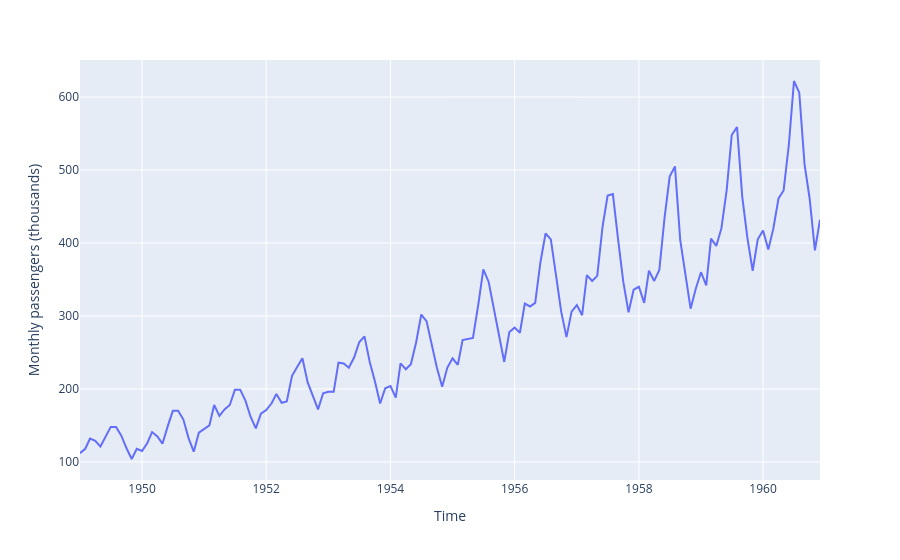

The notebook cell saved with this chart:
### Code cell
import plotly.express as px

#fig = px.line(airline, x="index", y="lifeExp", title='Life expectancy in Canada')
fig = px.line(
    airline,
    labels={
        "value": "Monthly passengers (thousands)",
        "index": "Time",
        },
    )
fig.update_layout(showlegend=False)
fig.show()

### Figure 1 — Plotly figure (JSON) as saved in the notebook; plotly's stock layout.template omitted (floating-point values rounded to 4 significant figures; data arrays with more than 128 entries replaced by an {"elided": "..."} marker saying what was removed)
{"data": [{"hovertemplate": "variable=0<br>Time=%{x}<br>Monthly passengers (thousands)=%{y}<extra></extra>", "legendgroup": "0", "line": {"color": "#636efa", "dash": "solid"}, "marker": {"symbol": "circle"}, "mode": "lines", "name": "0", "orientation": "v", "showlegend": true, "type": "scatter", "x": {"elided": "144 str values"}, "xaxis": "x", "y": {"elided": "144 float values"}, "yaxis": "y"}], "layout": {"legend": {"title": {"text": "variable"}, "tracegroupgap": 0}, "margin": {"t": 60}, "showlegend": false, "xaxis": {"anchor": "y", "domain": [0, 1], "title": {"text": "Time"}}, "yaxis": {"anchor": "x", "domain": [0, 1], "title": {"text": "Monthly passengers (thousands)"}}}}
